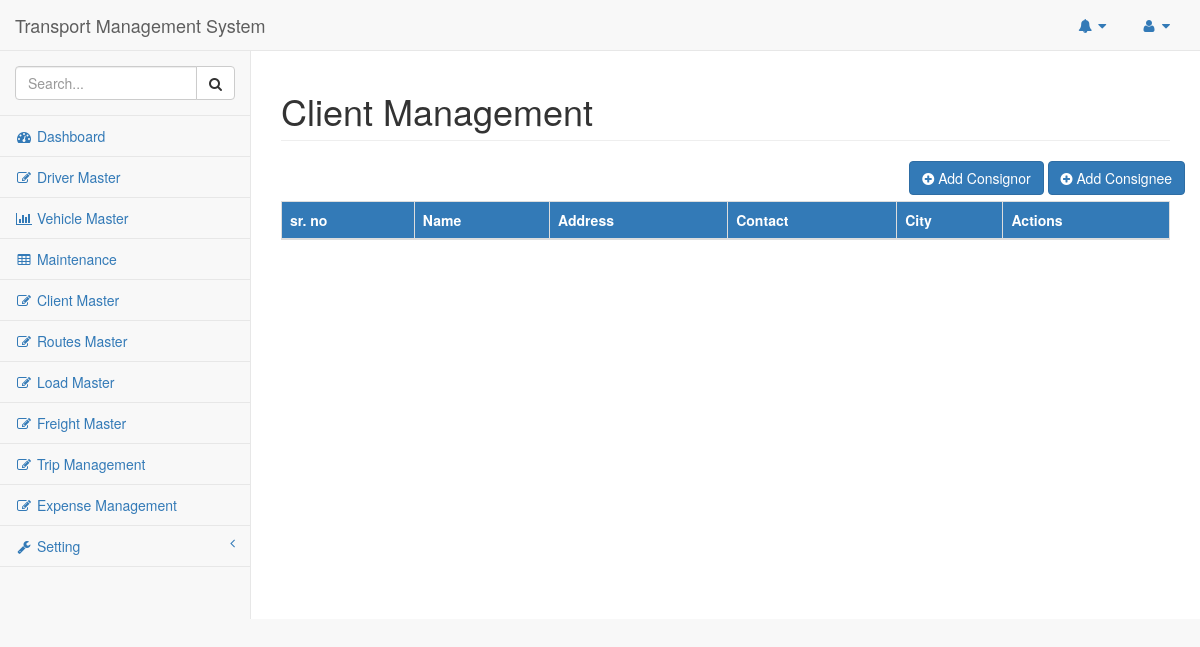
The page /index.php/client on the database as committed earlier.
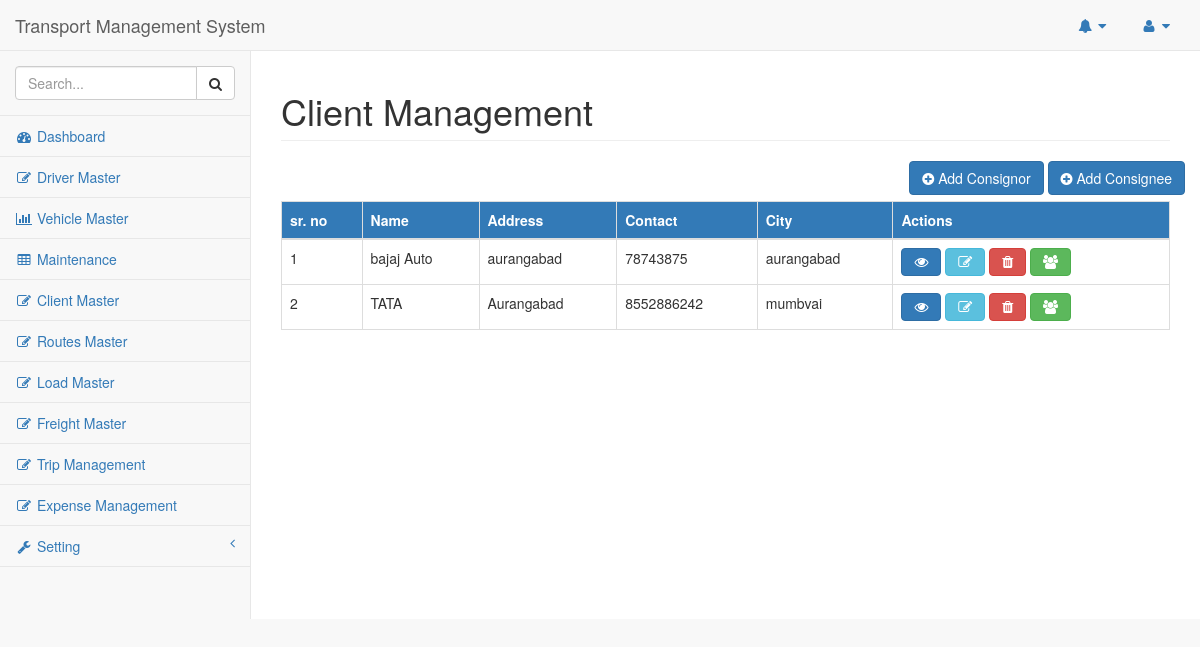
The same page on the database as committed later.
### tables this page shows
CREATE TABLE `consignors` (
  `consignor_id` int(11) NOT NULL,
  `consignor_name` varchar(50) NOT NULL,
  `consignor_contact` varchar(20) NOT NULL,
  `consignor_address` varchar(225) NOT NULL,
  `consignor_pin_code` int(11) NOT NULL,
  `consignor_city` varchar(100) NOT NULL,
  `consignor_state` varchar(100) NOT NULL
);

### application/controllers/Client.php (called while the page is built, shortened)
<?php
class Client extends CI_Controller {
	public function index()
	{
		$consinee_list = $this->client_model->get_list();
		$data['consinee_list'] = $consinee_list;
		template($this, 'client',$data);
	}
}

### index.php (called while the page is built, shortened)
<?php
require_once BASEPATH.'core/CodeIgniter.php';

### application/models/Client_model.php (called while the page is built, shortened)
<?php
class Client_model extends CI_Model
{
    public function get_list()
    {
        $query = $this->db->get('consignors');
        return $query->result();
    }
}

### application/views/client.php (the view, shortened to what this page needs)
<body>
    <div id="wrapper">
        <div id="page-wrapper">
            <div class="row">
                <div class="col-lg-12">
                    <h1 class="page-header">Client Management</h1>
                </div>
            </div>
                <div class="row pull-right">
                <button type="button" class="btn btn-primary" id="add_consignor_btn"><i class="fa fa-plus-circle"></i> Add Consignor</button>
                <button type="button" class="btn btn-primary" id="add_consignee_btn"><i class="fa fa-plus-circle"></i> Add Consignee</button>
                </div>
                <br/>
                <br/>
                <div class="tab-content">
                    <div role="tabpanel" class="tab-pane active" id="client">
                        <div class="card-body">
                            <div class="table-responsive">
                                <table class="table table-bordered table-hover" id="dataTable">
                                    <thead class="bg-primary">
                                        <tr>
                                            <th>sr. no</th>
                                            <th>Name</th>
                                            <th>Address</th>
                                            <th>Contact</th>
                                            <th>City</th>
                                            <th>Actions</th>
                                        </tr>
                                    </thead>
                                    <tbody>
                                        <?php
                                            $count = 1;
                                            foreach ($consinee_list as $value) {
                                                echo '
                                                    <tr>
                                                        <td>'.$count++.'</td>
                                                        <td>'.$value->consignor_name.'</td>
                                                        <td>'.$value->consignor_address.'</td>
                                                        <td>'.$value->consignor_contact.'</td>
                                                        <td>'.$value->consignor_city.'</td>
                                                        <td value='.$value->consignor_id.'>
                                                        <button class="btn btn-primary fa fa-eye view_consignor" ></button>
                                                          <button class="btn btn-info fa fa-edit update_consignor" ></button>
                                                          <button class="btn btn-danger fa fa-trash delete_consignor"></button>
                                                          <button class="btn btn-success fa fa-users view_consignee"></button>
                                                        </td>
                                                    </tr>
                                                ';
                                            }
                                        ?>
                                    </tbody>
                                </table>
                            </div>
                        </div>
                    </div>
                </div>
            </div>
        </div>
</body>

Rows that differ between the two databases and show on the page:
added consignors: consignor_name "bajaj Auto", consignor_address "aurangabad", consignor_contact "78743875", consignor_city "aurangabad"
added consignors: consignor_name "TATA", consignor_address "Aurangabad", consignor_contact "8552886242", consignor_city "mumbvai", $value->consignor_id 4 (drawn)
